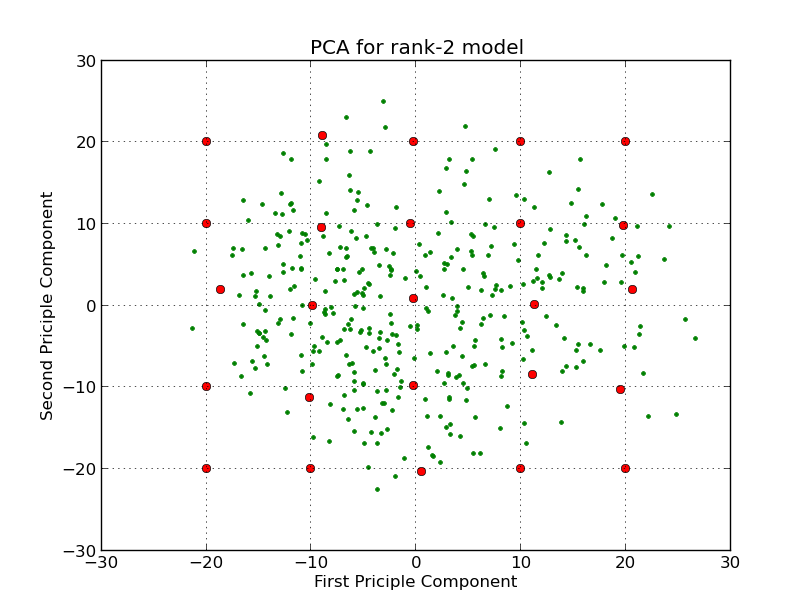

Reproduce this figure in Python.
import numpy as np
import numpy.linalg as LA
import matplotlib.pyplot as plt

def norm_data(dataset):
    """
    Extract mean from the original dataset

    @param  dataset     the original dataset
    @return             the normalized dataset
    """
    mean = np.mean(dataset,axis=0)
    return (dataset - mean)
def plot_repr_point(dataset):
    """
    Plot the represent points on both x and y is integer

    @param  dataset     the final data set 
    @return             None
    """
    basepoints = np.array([[xx,yy] for xx in range(-20,21,10) for yy in \
        range(-20,21,10)])
    for point in basepoints:
        aa = np.array(point)
        aa_min = 100
        aa_x = aa[0]
        aa_y = aa[1]
        for data in dataset:
            bb = np.array(data)
            if (np.absolute(aa[0]-bb[0])<=2 and np.absolute(aa[1]-bb[1])<=2):
                if (LA.norm(aa-bb)<aa_min):
                    aa_min = LA.norm(aa-bb)
                    aa_x = bb[0]
                    aa_y = bb[1]
        plt.plot(aa_x,aa_y,'ro')

if __name__ == "__main__":
    """
    main program
    """
    dataset = norm_data(np.genfromtxt("threes.txt",dtype=None,usecols=range(0,64),delimiter=","))
    u,s,vt = LA.svd(dataset)
    v = np.transpose(vt)
    newdata = np.dot(dataset,v[:,0:2])

    x = newdata[:,0]
    y = newdata[:,1]
    plt.plot(x,y,"g.")
    plot_repr_point(newdata)
    plt.xlabel("First Priciple Component")
    plt.ylabel("Second Priciple Component")
    plt.title("PCA for rank-2 model")
    plt.grid()
    plt.show()
